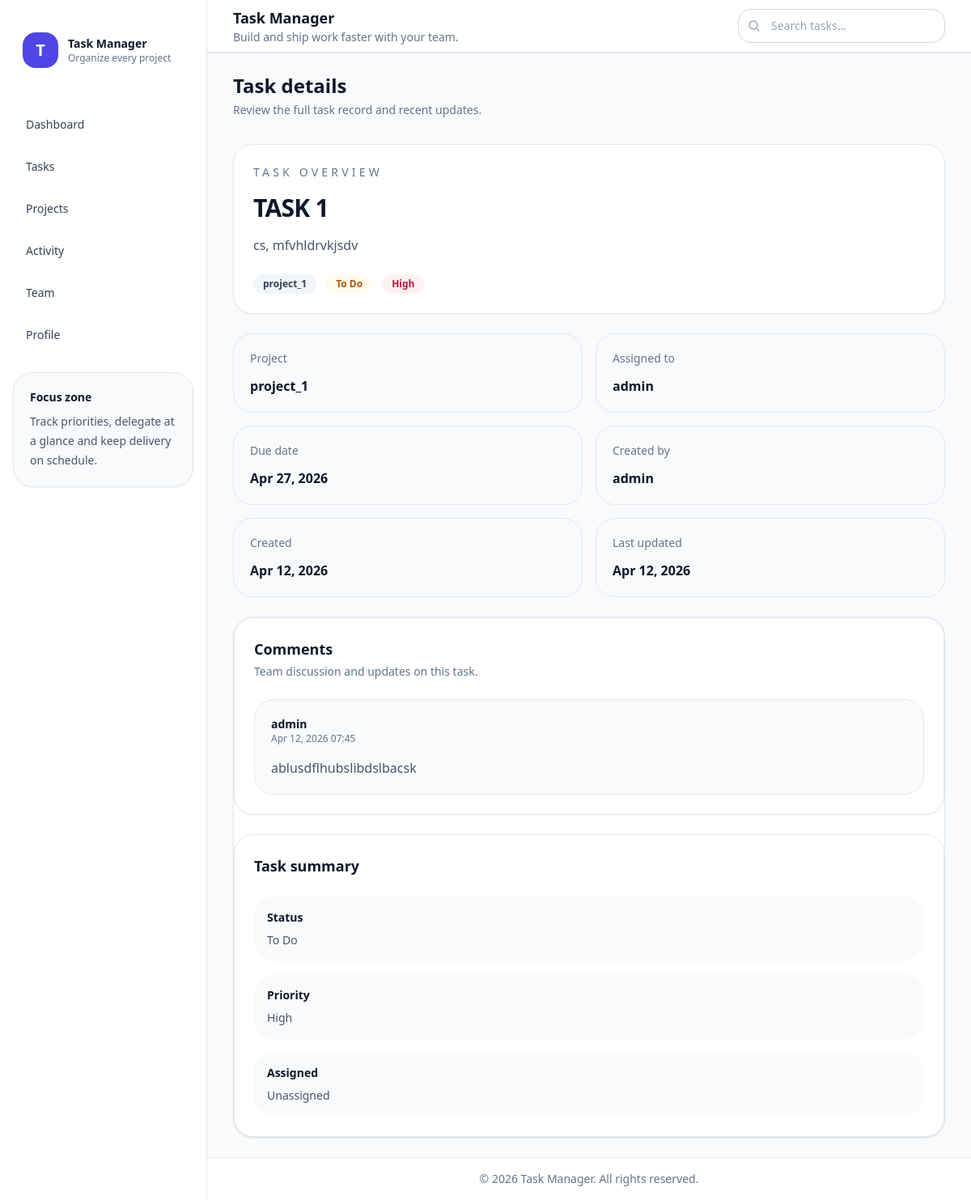
/task/task_detail/1, run on the app's committed database.
### tasks/models.py (models this page shows, shortened)
class Task(models.Model):
    STATUS_CHOICES = [
        ("todo", "To Do"),
        ("in_progress", "In Progress"),
        ("review", "Review"),
        ("done", "Done"),
    ]
    PRIORITY_CHOICES = [
        ("low", "Low"),
        ("medium", "Medium"),
        ("high", "High"),
        ("urgent", "Urgent"),
    ]
    title = models.CharField(max_length=200)
    description = models.TextField(blank=True)
    project = models.ForeignKey(Project, on_delete=models.CASCADE, related_name="tasks")
    assigned_to = models.ForeignKey(settings.AUTH_USER_MODEL, on_delete=models.SET_NULL, null=True, blank=True, related_name="assigned_tasks")
    created_by = models.ForeignKey(settings.AUTH_USER_MODEL, on_delete=models.SET_NULL, null=True, related_name="created_tasks")
    labels = models.ManyToManyField(Label, blank=True, related_name="tasks")
    status = models.CharField(max_length=20, choices=STATUS_CHOICES, default="todo")
    priority = models.CharField(max_length=20, choices=PRIORITY_CHOICES, default="medium")
    due_date = models.DateField(blank=True, null=True)
    is_completed = models.BooleanField(default=False)
    order = models.PositiveIntegerField(default=0)
    created_at = models.DateTimeField(auto_now_add=True)
    updated_at = models.DateTimeField(auto_now=True)

class Project(models.Model):
    name = models.CharField(max_length=150)
    description = models.TextField(blank=True)
    owner = models.ForeignKey(settings.AUTH_USER_MODEL, on_delete=models.CASCADE, related_name="owned_projects")
    members = models.ManyToManyField(settings.AUTH_USER_MODEL, blank=True, related_name="projects")
    start_date = models.DateField(default=timezone.now)
    due_date = models.DateField(blank=True, null=True)
    is_archived = models.BooleanField(default=False)
    created_at = models.DateTimeField(auto_now_add=True)

class Comment(models.Model):
    task = models.ForeignKey(Task, on_delete=models.CASCADE, related_name="comments")
    user = models.ForeignKey(settings.AUTH_USER_MODEL, on_delete=models.CASCADE)
    body = models.TextField()
    created_at = models.DateTimeField(auto_now_add=True)

### accounts/models.py (models this page shows, shortened)
class User(AbstractUser):
    ROLE_CHOICES = [
        ("admin", "Admin"),
        ("manager", "Manager"),
        ("member", "Member"),
    ]
    role = models.CharField(max_length=20, choices=ROLE_CHOICES, default="member")
    phone = models.CharField(max_length=20, blank=True)
    avatar = models.ImageField(upload_to="avatars/", blank=True, null=True)
    location = models.CharField(max_length=100, blank=True)
    bio = models.TextField(blank=True)

### tasks/views.py (the view)
# urls.py: path('task_detail/<int:id>',views.task_detail,name='task_detail'),
def task_detail(request, id):
    try:
        task = Task.objects \
            .select_related('project', 'project__owner', 'created_by', 'assigned_to') \
            .prefetch_related('comments__user') \
            .get(pk=id)
    except Task.DoesNotExist:
        raise Http404("Task not found.")
    context = {
        'task': task,
    }
    return render(request, 'tasks/task_detail.html', context)

### templates/tasks/task_detail.html (shortened to what this page needs)
{% extends 'base.html' %}
{% block page_title %}Task details{% endblock %}
{% block page_subtitle %}Review the full task record and recent updates.{% endblock %}
{% block content %}
<div class="space-y-6">
  <section class="rounded-3xl border border-slate-200 bg-white p-6 shadow-sm">
    <div class="flex flex-col gap-6 xl:flex-row xl:items-start xl:justify-between">
      <div class="space-y-4">
        <p class="text-sm uppercase tracking-[0.3em] text-slate-500">Task overview</p>
        <h2 class="text-2xl font-semibold tracking-tight text-slate-900 sm:text-3xl">
          {{ task.title }}
        </h2>
        <p class="max-w-3xl text-sm text-slate-600 sm:text-base">
          {{ task.description|default:'No description provided yet.' }}
        </p>
      </div>
      <div class="flex flex-wrap items-center gap-3">
        <span class="rounded-full bg-slate-100 px-3 py-1 text-xs font-semibold text-slate-700">
          {{ task.project.name }}
        </span>
        <span class="rounded-full px-3 py-1 text-xs font-semibold
          {% if task.status == 'done' %}bg-emerald-50 text-emerald-700
          {% elif task.status == 'todo' %}bg-amber-50 text-amber-700
          {% elif task.status == 'in_progress' %}bg-sky-50 text-sky-700
          {% else %}bg-indigo-50 text-indigo-700{% endif %}">
          {{ task.get_status_display }}
        </span>
        <span class="rounded-full px-3 py-1 text-xs font-semibold
          {% if task.priority == 'urgent' %}bg-red-50 text-red-700
          {% elif task.priority == 'high' %}bg-rose-50 text-rose-700
          {% elif task.priority == 'medium' %}bg-amber-50 text-amber-700
          {% else %}bg-slate-100 text-slate-700{% endif %}">
          {{ task.get_priority_display }}
        </span>
      </div>
    </div>
  </section>
  <section class="grid gap-4 sm:grid-cols-2 xl:grid-cols-3">
    <div class="rounded-3xl border border-slate-200 bg-slate-50 p-5">
      <p class="text-sm text-slate-500">Project</p>
      <p class="mt-3 text-base font-semibold text-slate-900">{{ task.project.name }}</p>
    </div>
    <div class="rounded-3xl border border-slate-200 bg-slate-50 p-5">
      <p class="text-sm text-slate-500">Assigned to</p>
      <p class="mt-3 text-base font-semibold text-slate-900">
        {{ task.assigned_to.get_full_name|default:task.assigned_to.username|default:'Unassigned' }}
      </p>
    </div>
    <div class="rounded-3xl border border-slate-200 bg-slate-50 p-5">
      <p class="text-sm text-slate-500">Due date</p>
      <p class="mt-3 text-base font-semibold text-slate-900">
        {{ task.due_date|date:'M j, Y'|default:'Not set' }}
      </p>
    </div>
    <div class="rounded-3xl border border-slate-200 bg-slate-50 p-5">
      <p class="text-sm text-slate-500">Created by</p>
      <p class="mt-3 text-base font-semibold text-slate-900">
        {{ task.created_by.get_full_name|default:task.created_by.username|default:'System' }}
      </p>
    </div>
    <div class="rounded-3xl border border-slate-200 bg-slate-50 p-5">
      <p class="text-sm text-slate-500">Created</p>
      <p class="mt-3 text-base font-semibold text-slate-900">{{ task.created_at|date:'M j, Y' }}</p>
    </div>
    <div class="rounded-3xl border border-slate-200 bg-slate-50 p-5">
      <p class="text-sm text-slate-500">Last updated</p>
      <p class="mt-3 text-base font-semibold text-slate-900">{{ task.updated_at|date:'M j, Y' }}</p>
    </div>
  </section>
  <section class="grid gap-6 xl:grid-flow-10o-2o rounded-3xl border border-slate-200 bg-white p-6 shadow-sm">
    <div class="-m-6 grid gap-6 xl:grid-flow-1row-1col">
      <div class="rounded-3xl border border-slate-200 bg-white p-6 shadow-sm xl:border-0 xl:p-0">
        <div class="flex items-center justify-between gap-4">
          <div>
            <h3 class="text-lg font-semibold text-slate-900">Comments</h3>
            <p class="mt-1 text-sm text-slate-500">
              Team discussion and updates on this task.
            </p>
          </div>
        </div>
        <div class="mt-6 space-y-4">
          {% for comment in task.comments.all %}
          <article class="rounded-3xl border border-slate-200 bg-slate-50 p-5">
            <div class="flex items-center justify-between gap-3">
              <div>
                <p class="text-sm font-semibold text-slate-900">
                  {{ comment.user.get_full_name|default:comment.user.username }}
                </p>
                <p class="text-xs text-slate-500">
                  {{ comment.created_at|date:'M j, Y H:i' }}
                </p>
              </div>
            </div>
            <p class="mt-4 text-slate-600">{{ comment.body }}</p>
          </article>
          {% empty %}
          <div class="rounded-3xl border border-dashed border-slate-300 bg-slate-50 p-8 text-center text-sm text-slate-500">
            No comments yet.
          </div>
          {% endfor %}
        </div>
      </div>
      <div class="rounded-3xl border border-slate-200 bg-white p-6 shadow-sm">
        <h3 class="text-lg font-semibold text-slate-900">Task summary</h3>
        <div class="mt-6 space-y-4 text-sm text-slate-600">
          <div class="rounded-3xl bg-slate-50 p-4">
            <p class="font-semibold text-slate-900">Status</p>
            <p class="mt-2">{{ task.get_status_display }}</p>
          </div>
          <div class="rounded-3xl bg-slate-50 p-4">
            <p class="font-semibold text-slate-900">Priority</p>
            <p class="mt-2">{{ task.get_priority_display }}</p>
          </div>
          <div class="rounded-3xl bg-slate-50 p-4">
            <p class="font-semibold text-slate-900">Assigned</p>
            <p class="mt-2">{{ task.assigned_to.get_full_name|default:'Unassigned' }}</p>
          </div>
        </div>
      </div>
    </div>
  </section>
</div>
{% endblock %}

### data on the page
Task: title "TASK 1", description "cs, mfvhldrvkjsdv", project.name "project_1", status "To Do", priority "High", assigned_to.get_full_name "admin", due_date "Apr 27, 2026", created_by.get_full_name "admin", created_at "Apr 12, 2026", updated_at "Apr 12, 2026", assigned_to.get_full_name "Unassigned"
Comment: user.get_full_name "admin", created_at "Apr 12, 2026 07:45", body "ablusdflhubslibdslbacsk"
